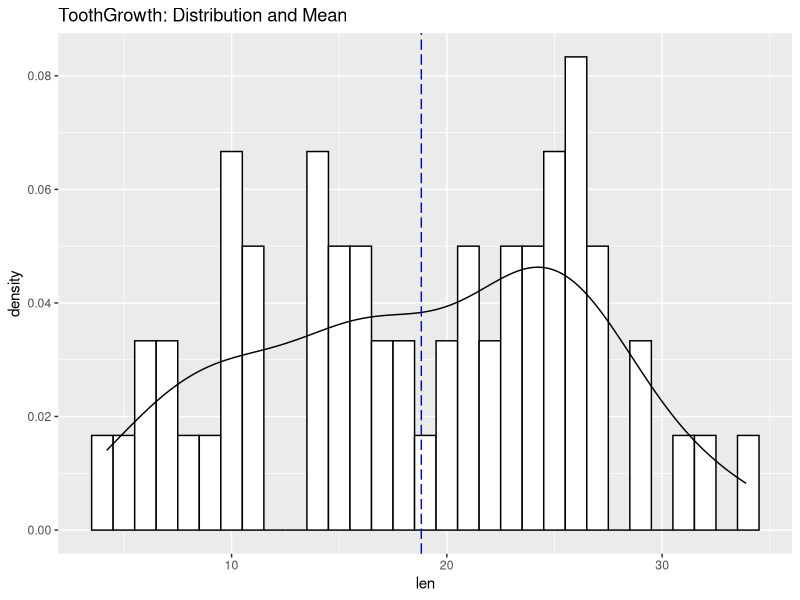
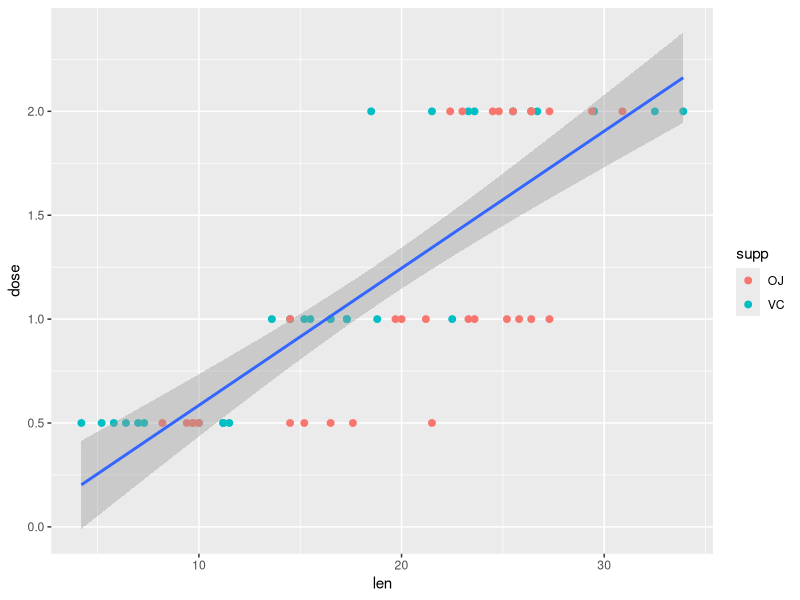

R code for these plots, in order: (Note: this script raises an error after producing the figures.)
## ---- chunk 1
require(ggplot2)
require(datasets)
require(dplyr)
## ---- chunk 2
data(ToothGrowth)
## ---- chunk 3
#str(ToothGrowth)

m <- mean(ToothGrowth$len)
#var(ToothGrowth$len)

ggplot(as.data.frame(ToothGrowth$len),aes(x=ToothGrowth$len))  + geom_histogram(aes(y=..density..), binwidth = 1, fill="white", color="black") + geom_density(fill=NA) + xlab("len") + geom_vline(xintercept = m, linetype = "longdash", color = "blue", size = 0.5) + ggtitle(label = "ToothGrowth: Distribution and Mean")
## ---- chunk 4
# Regression analysis
ggplot(ToothGrowth, aes(len, dose)) + geom_point(aes(colour = supp), size=2) + geom_smooth(method=lm)
## ---- chunk 5
# splitting across dose level
dose_split = split(ToothGrowth, ToothGrowth$dose)

# performing tests
# extracting t-statistic and p values out 
p_values <- sapply(dose_split, function(x) { round(t.test(len ~ supp, paired = F, var.equal = T, data = x)$p.value, 4)})
p_values
## ---- chunk 6
# summarize samples' means
ToothGrowth %>% group_by(dose, supp) %>% summarize(mean(len))
ggplot(ToothGrowth,aes(x=len)) + geom_density(aes(fill=supp, alpha = 1)) + facet_grid(. ~ dose) 
## ---- chunk 7
# splitting across supplement methods 
supp_split = split(ToothGrowth, ToothGrowth$supp)

# all-pairs of possible dose combinations
comb <- combn(c(0.5,1,2), 2)
comb

p_values <- sapply(supp_split, function(x) { 
  tests = NULL
  for (i in 1:ncol(comb)) {
      y <- x[x$dose %in% comb[,i], ]
      tests <- c(tests, round(t.test(len ~ dose, paired = F, var.equal = T, data = y)$p.value, 7))
  }
  tests
  })

row.names(p_values) <- c("[0.5, 1]", "[0.5, 2]", "[1, 2]")
p_values
## ---- chunk 8
# summarize samples' means
ToothGrowth %>% group_by(supp, dose) %>% summarize(mean(len))
ggplot(ToothGrowth,aes(x=len)) + geom_density(aes(fill=factor(dose), alpha = 1)) + facet_grid(. ~ supp) + guides(fill=guide_legend(title="Dose Level"))
